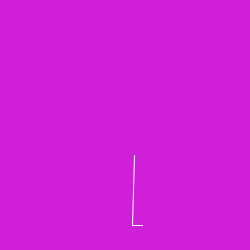
Frame 1 (no input)
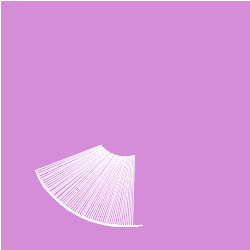
Frame 60 (the mouse pressed at the canvas centre just before this capture)
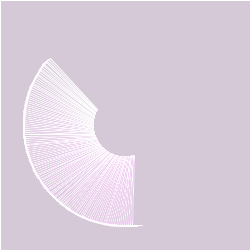
Frame 120 (the mouse held since frame 60 and released just before this capture)

The Processing sketch that drew these frames (run headless with seeded random() and noise(); from frame 60 on, the mouse is pressed at the canvas centre):

// Processing sketch: processing_18771
// ── processing_18771.pde

float angle = 0.0;

void setup() {
  size(250,250);
  smooth();
  noStroke();
  background(#CE1CD8);
}
void draw(){
  fill(255,3);
  rect(0,0,width,height);
  stroke(255);
  angle = angle + 0.02;
  translate(125,125);
  rotate(angle);
  line(10,100,20,100);
  line(10,30,10,100);
}
  
